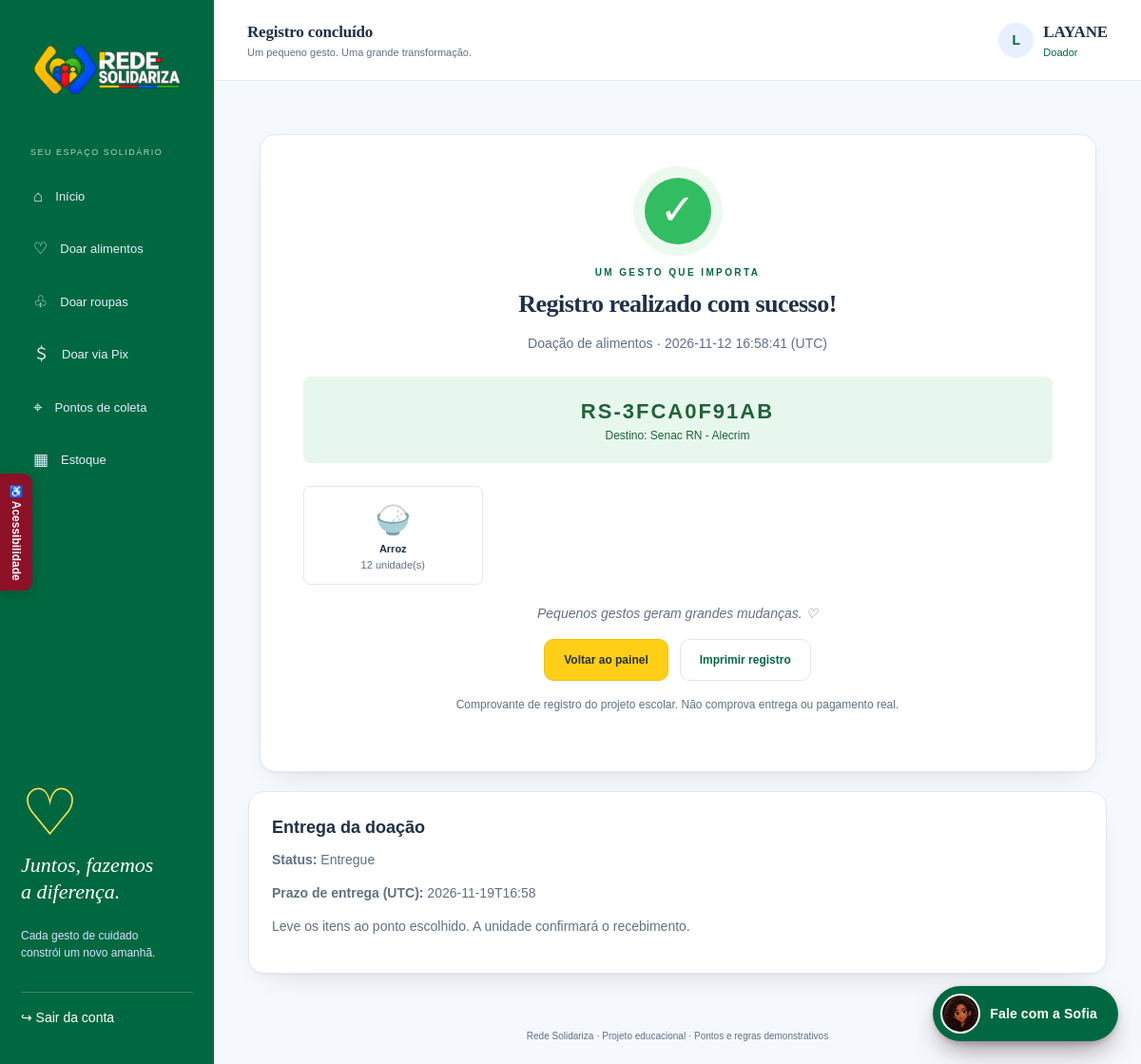
Page /comprovante/4 (signed in) on the committed database.
### tables this page shows
CREATE TABLE usuarios(id INTEGER PRIMARY KEY, nome TEXT NOT NULL, cpf TEXT UNIQUE NOT NULL, telefone TEXT NOT NULL, senha TEXT NOT NULL, moradores INTEGER NOT NULL, criancas INTEGER NOT NULL, renda INTEGER NOT NULL, perfil TEXT NOT NULL, higiene INTEGER NOT NULL, codigo TEXT UNIQUE NOT NULL, ponto TEXT NOT NULL, admin INTEGER NOT NULL DEFAULT 0, cep TEXT NOT NULL DEFAULT '', logradouro TEXT NOT NULL DEFAULT '', numero TEXT NOT NULL DEFAULT '', complemento TEXT NOT NULL DEFAULT '', bairro TEXT NOT NULL DEFAULT '', cidade TEXT NOT NULL DEFAULT '', estado TEXT NOT NULL DEFAULT '');

CREATE TABLE movimentos(id INTEGER PRIMARY KEY, usuario INTEGER NOT NULL REFERENCES usuarios(id), tipo TEXT NOT NULL, ponto TEXT NOT NULL, itens TEXT NOT NULL DEFAULT '{}', valor INTEGER NOT NULL DEFAULT 0, codigo TEXT UNIQUE NOT NULL, criado TEXT NOT NULL DEFAULT CURRENT_TIMESTAMP);

CREATE TABLE entregas(movimento_id INTEGER PRIMARY KEY REFERENCES movimentos(id), prazo TEXT NOT NULL, status TEXT NOT NULL DEFAULT 'Pendente', confirmado_em TEXT, confirmado_por INTEGER REFERENCES usuarios(id));

### app.py (the view)
@app.route('/comprovante/<int:mid>')
@login_required
def comprovante(mid):
    r = db().execute('SELECT * FROM movimentos WHERE id=? AND usuario=?',(mid,g.user['id'])).fetchone()
    if not r:
        abort(404)
    entrega=db().execute('SELECT * FROM entregas WHERE movimento_id=?',(mid,)).fetchone()
    pix=db().execute('SELECT * FROM pix_cobrancas WHERE movimento_id=?',(mid,)).fetchone()
    if pix and datetime.fromisoformat(pix['expira_em']) <= datetime.now(timezone.utc) and pix['status']=='Aguardando pagamento':
        with db(): db().execute("UPDATE pix_cobrancas SET status='Expirado' WHERE movimento_id=?",(mid,))
        pix=db().execute('SELECT * FROM pix_cobrancas WHERE movimento_id=?',(mid,)).fetchone()
    qr=None
    if pix and pix['status']=='Aguardando pagamento':
        import qrcode, io, base64
        out=io.BytesIO(); qrcode.make(pix['payload']).save(out,format='PNG'); qr=base64.b64encode(out.getvalue()).decode()
    return render_template('comprovante.html',title='Registro concluído',r=r,itens=json.loads(r['itens']),entrega=entrega,pix=pix,qr=qr)

### app.py (called while the page is built)
def db():
    if 'db' not in g:
        g.db = sqlite3.connect(app.config['DATABASE'], timeout=15)
        g.db.row_factory = sqlite3.Row
        g.db.execute('PRAGMA foreign_keys=ON')
    return g.db

@app.before_request
def prepare():
    g.user = db().execute('SELECT * FROM usuarios WHERE id=?', (session.get('uid'),)).fetchone()
    if 'csrf' not in session:
        session['csrf'] = secrets.token_hex(32)
    token = request.form.get('csrf', '') or request.headers.get('X-CSRF-Token', '')
    if request.method == 'POST' and not secrets.compare_digest(session['csrf'], token):
        abort(400, 'Sua sessão expirou. Recarregue a página e tente novamente.')

def login_required(f):
    @wraps(f)
    def wrapped(*args, **kwargs):
        if not g.user:
            return redirect(url_for('login'))
        return f(*args, **kwargs)
    return wrapped

@app.context_processor
def context():
    return dict(user=g.user, pontos=PONTOS, unidades=UNIDADES, estados=ESTADOS, icones=ICONES, tipos=TIPOS,
                rute_ui=rute.config_ui(g.user))

### rute.py (called while the page is built)
def perfil_de(usuario):
    if not usuario:
        return 'visitante'
    if usuario['admin']:
        return 'admin'
    return 'doador' if usuario['perfil'] == 'Doador' else 'beneficiario'

def saudacao(perfil, nome=''):
    nome = (nome or '').strip()
    oi = f'Oi, {nome}!' if nome else 'Oi!'
    frases = {
        'visitante': 'Eu sou a Sofia, assistente da Rede Solidariza. Posso explicar como a rede funciona e ajudar com o seu cadastro.',
        'doador': 'Eu sou a Sofia. Posso ajudar você a doar alimentos, roupas ou valores e a acompanhar suas doações.',
        'beneficiario': 'Eu sou a Sofia. Posso ajudar você a montar sua cesta, pedir roupas e entender cada passo.',
        'admin': 'Eu sou a Sofia. Posso resumir a situação da sua unidade e orientar entregas, estoque e doações.',
    }
    return f'{oi} {frases.get(perfil, frases["visitante"])} Como posso ajudar?'

def config_ui(usuario):
    perfil = perfil_de(usuario)
    nome = usuario['nome'].split()[0] if usuario else ''
    return {
        'perfil': perfil,
        'rotulo': ROTULOS[perfil],
        'saudacao': saudacao(perfil, nome),
        'sugestoes': SUGESTOES_INICIAIS[perfil],
        'chave': f"{perfil}:{usuario['codigo']}" if usuario else 'visitante',
    }

### templates/comprovante.html (shortened to what this page needs)
{% extends 'base.html' %}{% block content %}<section class="card result"><div class="success-icon">✓</div><span class="eyebrow">UM GESTO QUE IMPORTA</span><h1>Registro realizado com sucesso!</h1><p>{{ r.tipo }} · {{ r.criado }} (UTC)</p><div class="confirmation"><strong>{{ r.codigo }}</strong><span>Destino: {{ r.ponto }}</span></div><div class="mini-products">{% for p,q in itens.items() %}<article><span>{{ icones[p] }}</span><strong>{{ p }}</strong><small>{{ q }} unidade(s)</small></article>{% endfor %}</div><p class="thanks">Pequenos gestos geram grandes mudanças. ♡</p><div class="button-row"><a class="button yellow" href="{{ url_for('painel') }}">Voltar ao painel</a><button class="button outline" type="button" id="print">Imprimir registro</button></div><p class="muted">Comprovante de registro do projeto escolar. Não comprova entrega ou pagamento real.</p></section>{% if entrega %}<section class="card"><h2>Entrega da doação</h2><p><strong>Status:</strong> {{ entrega.status }}</p><p><strong>Prazo de entrega (UTC):</strong> {{ entrega.prazo[:16] }}</p><p>Leve os itens ao ponto escolhido. A unidade confirmará o recebimento.</p></section>{% endif %}{% endblock %}

### templates/base.html (shortened to what this page needs)
<!DOCTYPE html>
<html lang="pt-BR">
<head><link rel="stylesheet" href="{{ url_for('static',filename='style.css') }}"><link rel="stylesheet" href="{{ url_for('static',filename='editorial.css') }}"><link rel="stylesheet" href="{{ url_for('static',filename='rute.css') }}"><link rel="stylesheet" href="{{ url_for('static',filename='melhorias.css') }}"><link rel="stylesheet" href="{{ url_for('static',filename='acessibilidade_rede.css') }}"></head>
<body class="{{ 'admin-mode' if user and user.admin else ('doador' if user and user.perfil=='Doador' else '') }} {{ 'autenticacao' if not user else '' }}">
{% macro logo() %}<a class="logo logo-original" href="{{ url_for('home') }}" aria-label="Rede Solidariza"><img src="{{ url_for('static',filename='rede-logo.png') }}" alt="Rede Solidariza"></a>{% endmacro %}
{% if user %}
<aside class="sidebar" id="menu">{{ logo() }}<span class="nav-label">{{ 'CENTRAL ADMINISTRATIVA' if user.admin else 'SEU ESPAÇO SOLIDÁRIO' }}</span><nav aria-label="Principal">
{% if user.admin %}
<a class="{{ 'active' if request.endpoint=='admin_painel' }}" href="{{ url_for('admin_painel') }}">▤ <span>Visão geral</span></a>
<a class="{{ 'active' if request.endpoint=='admin_doacoes' }}" href="{{ url_for('admin_doacoes') }}">♡ <span>Doações e Pix</span></a>
<a class="{{ 'active' if request.endpoint=='admin_entregas' }}" href="{{ url_for('admin_entregas') }}">✓ <span>Confirmar entregas</span></a>
<a class="{{ 'active' if request.endpoint=='admin_estoque' }}" href="{{ url_for('admin_estoque') }}">▦ <span>Controle de estoque</span></a>
<a class="{{ 'active' if request.endpoint=='administrar_unidades' }}" href="{{ url_for('administrar_unidades') }}">⌖ <span>Unidades Senac</span></a>
<a class="{{ 'active' if request.endpoint=='vincular_admin' }}" href="{{ url_for('vincular_admin') }}">♙ <span>Acessos administrativos</span></a>
<a href="{{ url_for('trocar_senha_admin') }}">⚿ <span>Alterar senha</span></a>
{% else %}
<a class="{{ 'active' if request.endpoint=='painel' }}" href="{{ url_for('painel') }}">⌂ <span>Início</span></a>
{% if user.perfil=='Beneficiário' %}<a href="{{ url_for('cesta') }}">▣ <span>Minha cesta</span></a><a href="{{ url_for('movimentar',modo='pedido-roupas') }}">♧ <span>Pedir roupas</span></a>
{% else %}<a href="{{ url_for('movimentar',modo='alimentos') }}">♡ <span>Doar alimentos</span></a><a href="{{ url_for('movimentar',modo='roupas') }}">♧ <span>Doar roupas</span></a><a href="{{ url_for('movimentar',modo='dinheiro') }}">＄ <span>Doar via Pix</span></a>{% endif %}
<a href="{{ url_for('pontos') }}">⌖ <span>Pontos de coleta</span></a>{% if user.perfil != 'Beneficiário' %}<a href="{{ url_for('estoque') }}">▦ <span>Estoque</span></a>{% endif %}
{% endif %}</nav>
<div class="sidebar-message"><span>♡</span><h3>Juntos, fazemos<br>a diferença.</h3><p>Cada gesto de cuidado<br>constrói um novo amanhã.</p></div>
<form action="{{ url_for('sair') }}" method="post">{{ csrf() }}<button class="logout" type="submit">↪ Sair da conta</button></form></aside>
<div class="workspace"><header class="topbar"><button class="menu-button" aria-label="Abrir menu" aria-controls="menu" aria-expanded="false">☰</button><div><strong>{{ title }}</strong><small>Um pequeno gesto. Uma grande transformação.</small></div><div class="profile"><span class="avatar">{{ user.nome[0]|upper }}</span><span><strong>{{ user.nome.split()[0] }}</strong><small>{{ user.perfil }}</small></span></div></header>
{% endif %}
<main id="conteudo" class="{{ 'content' if user else 'auth-main' }}">
{% block content %}{% endblock %}
</main>{% if user %}<footer>Rede Solidariza · Projeto educacional · Pontos e regras demonstrativos</footer></div>{% endif %}
{% include '_rute.html' %}
<aside class="rede-acess" aria-label="Ferramentas de acessibilidade">
<button type="button" id="rede-acess-toggle" aria-expanded="false" aria-controls="rede-acess-panel">♿ Acessibilidade</button>
</aside>
</body></html>

### static/style.css (style rules this page uses)
:root { --brand:#0752bd;--brand-dark:#073d92;--yellow:#ffcf17;--ink:#203046;--muted:#617184;--line:#e2e8f0;--bg:#f5f8fc;--green:#21a75c }
* { box-sizing:border-box }
body { margin:0;color:var(--ink);background:var(--bg);font-family:Arial,Helvetica,sans-serif;font-size:14px;line-height:1.5 }
body.doador { --brand:#006840;--brand-dark:#004e32 }
a { color:var(--brand);text-decoration:none }
button,input,select { font:inherit }
button,a,input,select { -webkit-tap-highlight-color:transparent }
button { cursor:pointer }
h1,h2,h3,p { margin-top:0 }
h1 { font-size:30px;line-height:1.2;letter-spacing:-1px;margin-bottom:10px }
h2 { font-size:18px;margin-bottom:10px }
h3 { font-size:15px }
small { font-size:12px }
p { color:var(--muted) }
button { border:0 }
form { margin:0 }
.logo { display:flex;align-items:center;gap:8px;color:#fff;font-size:21px;font-weight:800;line-height:1;letter-spacing:-.5px }
.sidebar { position:fixed;left:0;top:0;bottom:0;width:225px;padding:34px 22px 22px;background:var(--brand);color:white;display:flex;flex-direction:column;z-index:20;overflow:auto }
.sidebar .logo { font-size:20px }
.nav-label { font-size:9px;letter-spacing:1.5px;opacity:.7;margin:42px 10px 14px }
.sidebar nav { display:grid;gap:6px }
.sidebar nav a { color:#e5efff;display:flex;align-items:center;gap:13px;padding:12px 13px;border-radius:8px;font-size:17px }
.sidebar nav a span { font-size:13px }
.sidebar-message { margin-top:auto;padding-top:45px;position:relative }
.sidebar-message>span { font-size:68px;color:#ffdc56;line-height:1.2 }
.sidebar-message h3 { color:#fff;font-size:20px;line-height:1.3 }
.sidebar-message p { color:#d2e3ff;font-size:12px }
.logout { margin-top:20px;background:transparent;border-top:1px solid #ffffff35;color:white;padding:16px 0;text-align:left;width:100% }
.workspace { margin-left:225px }
.topbar { height:85px;background:white;border-bottom:1px solid var(--line);display:flex;align-items:center;justify-content:space-between;padding:0 35px;gap:15px }
.topbar small { display:block;color:var(--muted);font-size:11px }
.profile { display:flex;gap:10px;align-items:center }
.profile strong { font-size:12px }
.profile small { color:var(--brand) }
.avatar { width:37px;height:37px;background:#e8f0ff;color:var(--brand);display:grid;place-items:center;border-radius:50%;font-weight:700 }
.content { max-width:1450px;margin:auto;padding:36px }
.eyebrow { display:block;font-size:10px;font-weight:700;letter-spacing:1.5px;color:var(--brand);margin-bottom:10px }
.card { background:#fff;border:1px solid var(--line);border-radius:12px;padding:24px;box-shadow:0 3px 12px #183c5a03;min-width:0 }
.button { display:inline-flex;align-items:center;justify-content:center;gap:8px;border-radius:7px;padding:12px 20px;font-weight:700;font-size:12px;min-height:44px;transition:background .15s }
.yellow { background:var(--yellow);color:#252e35;border:1px solid #f1bf08 }
.outline { background:white;color:var(--brand);border:1px solid var(--line) }
footer { color:var(--muted);font-size:10px;text-align:center;padding:22px }
.muted { color:var(--muted);font-size:12px }
.result { max-width:880px;margin:20px auto;text-align:center;padding:45px }
.result>p { max-width:620px;margin:16px auto }
.success-icon { width:70px;height:70px;background:#32bd62;color:white;font-size:45px;border-radius:50%;margin:0 auto 22px;box-shadow:0 0 0 12px #ecf9ef }
.result h1 { font-size:26px }
.confirmation { display:flex;flex-direction:column;padding:20px;background:#e8f7ed;border-radius:8px;color:#20633b;margin:24px 0 }
.confirmation strong { font-size:22px;letter-spacing:2px }
.confirmation span { font-size:12px }
.mini-products { display:grid;grid-template-columns:repeat(4,1fr);gap:10px;margin-bottom:20px }
.mini-products article { border:1px solid var(--line);border-radius:7px;padding:12px;text-align:center }
.mini-products span { display:block;font-size:30px }
.mini-products strong,.mini-products small { display:block;font-size:11px }
.mini-products small { color:var(--muted) }
.thanks { font-style:italic }
.button-row { display:flex;justify-content:center;gap:12px;flex-wrap:wrap }

### static/melhorias.css (style rules this page uses)
.logo-original { display:flex;align-items:center;max-width:100%;min-width:0 }
.logo-original img { display:block;width:100%;max-width:245px;height:auto;object-fit:contain }

### rows in the picture
usuarios: admin "SEU ESPAÇO SOLIDÁRIO", nome "L", nome "LAYANE", perfil "Doador"
movimentos: tipo "Doação de alimentos", criado "2026-11-12 16:58:41", codigo "RS-3FCA0F91AB", ponto "Senac RN - Alecrim"
entregas: status "Entregue", prazo "2026-11-19T16:58"

### other values in the picture
{{ title }} "Registro concluído"
{{ icones[p] }} "🍚"
{{ p }} "Arroz"
{{ q }} "12"
